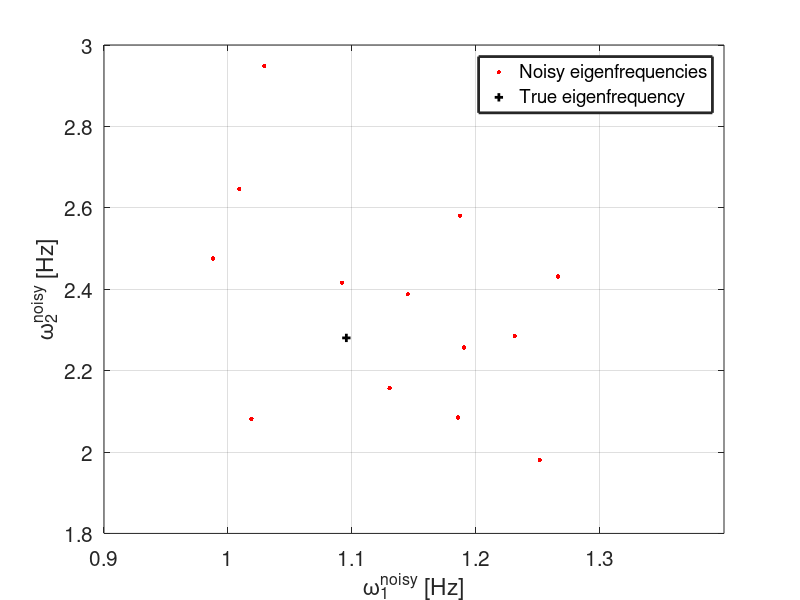

MATLAB code for this plot: (Note: this script raises an error after producing the figure.)
%% Toy Problem: 2D Coupled spring-mass system
%
%%%%%%%%%%%%%%%%%%%%%%%%%%%%%%%%%%%%%%%%%%%%%%%%%%%%%%%%%%%%%%%%%%%%%%%%%%%
% 
% Reference: http://farside.ph.utexas.edu/teaching/336k/Newtonhtml/
% node100.html
%
%%%%%%%%%%%%%%%%%%%%%%%%%%%%%%%%%%%%%%%%%%%%%%%%%%%%%%%%%%%%%%%%%%%%%%%%%%%
% 
% We have a coupled oscillator configuration: spring > mass > spring > mass >
% spring.
% 
% Eigenfrequencies: sqrt(k./m), sqrt((k + 2.*k_12)./m)
% Hence, theoretical eigenfrequencies = 1.0954 Hz, 2.2804 Hz
%
% Input data: 
% Primary spring stiffness, k = 0.6 N/m; 
% Secondary spring stiffness, k_12 = 1 N/m; 
% Mass, m = 0.5 kg
%
% In this online Bayesian Model Updating problem,we assume we have a stream
% of measurements coming at every arbitrary time-step. This stream of
% consists of 15 inidividual measurements with different number of
% measurements obtained at each time-step. In this problem, 15 measurements
% are obtained over the course of 5 time-steps and are distributed as:
% [3,4,5,1,2].
%
% Here, Bayesian Model Updating is performed via the SEMC sampler.
%
%% Define the parameters and random variables:

m = 0.5;  % Mass of the blocks in [kg]
k = 0.6;  % Stiffness of primary spring [N/m]
k_12 = 1; % Stiffness of secondary spring [N/m]

%% Define the model:

% Define model for the first eigenfrequency:
model_1 = @(x) sqrt(x(:,2)./x(:,1));

% Define model for the second eigenfrequency:
model_2 = @(x) sqrt((x(:,2) + 2.*x(:,3))./x(:,1));

%% Generate noisy measurements of Eigenfrequencies:

% Define the stochastic noise term for eigenfrequency 1:
noise_1 = 0.1*model_1([m,k])*randn(15,1);

% Define the stochastic noise term for eigenfrequency 2:
noise_2 = 0.1*model_2([m,k,k_12])*randn(15,1);

% Define the "noisy" measurements:
measurements = [model_1([m,k]), model_2([m,k,k_12])] + [noise_1, noise_2];

% To plot the 2D scatter plot of the measurements:
figure;
hold on; box on; grid on
scatter(measurements(:,1), measurements(:,2), 10, 'r', 'filled');
plot(model_1([m,k]), model_2([m,k,k_12]), 'k +','LineWidth', 2);
xlabel('\omega_1^{noisy} [Hz]')
ylabel('\omega_2^{noisy} [Hz]')
xlim([0.9 1.4])
legend('Noisy eigenfrequencies', 'True eigenfrequency','LineWidth',2)
set(gca, 'fontsize', 15)
hold off

%% Define the Prior:

lowerBound = [0.01, 1e-05]; upperBound = [4, 1]; 

% Prior PDF of k: 
priorPDF_k = @(x) unifpdf(x, lowerBound(1), upperBound(1)); 

% Prior PDF of k_12: 
priorPDF_k12 = @(x) unifpdf(x, lowerBound(1), upperBound(1)); 

% Prior PDF of sigma_1 (standard deviation of f1): 
priorPDF_sigma1 = @(x) unifpdf(x, lowerBound(2), upperBound(2)); 

% Prior PDF of sigma_2 (standard deviation of f2): 
priorPDF_sigma2 = @(x) unifpdf(x, lowerBound(2), upperBound(2)); 

% Define the overall prior PDF:
prior_pdf = @(x) priorPDF_k(x(:,1)).*priorPDF_k12(x(:,2)).*...
                 priorPDF_sigma1(x(:,3)).*priorPDF_sigma2(x(:,4)); 

prior_rnd = @(N) [unifrnd(lowerBound(1), upperBound(1), N, 1),...
                  unifrnd(lowerBound(1), upperBound(1), N, 1),...
                  unifrnd(lowerBound(2), upperBound(2), N, 1),...
                  unifrnd(lowerBound(2), upperBound(2), N, 1)]; 
              
%% Define the Log-likelihood function:
% x: vector of epistemic parameters;
% mea: measurement vector for the eigenfrequencies;
% mod1: model output from model_1;
% mod2: model output from model_2;

logL = @(x, measurements) - 0.5 .* (1./x(:,3)).^2 .*(measurements(:,1) - model_1([m,x(:,1)]))' *...
                                      (measurements(:,1) - model_1([m,x(:,1)])) -...
                                       length(mea).*log(sqrt(2*pi).*x(:,3)) +...
                          - 0.5 .* (1./x(:,4)).^2 .*(measurements(:,2) - model_2([m, x(:,1), x(:,2)]))' *...
                                      (measurements(:,2) - model_2([m, x(:,1), x(:,2)])) -...
                                       length(mea).*log(sqrt(2*pi).*x(:,4));

%% Define the likelihood function cell array
% This is to indicate measurements obtained separately at different
% time-step.

% 15 measurements are obtained over the course of 5 time-steps and are 
% distributed according to: [3,4,5,1,2].

% To create a cell array of Likelihood functions:
logl{1} = @(x) logL(x, measurements(1:3,:));
logl{2} = @(x) logL(x, measurements(4:7,:));
logl{3} = @(x) logL(x, measurements(8:12,:));
logl{4} = @(x) logL(x, measurements(13,:));
logl{5} = @(x) logL(x, measurements(14:end,:));

%% Perform Online Sequential Bayesian Updating:

% Initialise:
Nsamples = 1000;

% Start SEMC sampler:
tic;
SEMC = SEMCsampler('nsamples',Nsamples,'loglikelihoods',logl,...
               'priorpdf',prior_pdf,'priorrnd',prior_rnd,'burnin',0);
semc_samples = SEMC.samples;
semc_allsamples = SEMC.allsamples;
timeSEMC = toc;
fprintf('Time elapsed is for the TMCMC sampler: %f \n',timeSEMC)

%% Plot the combined Scatterplot matrix:

Posterior_SEMC = SEMC.allsamples;

for t = 1:length(logl)+1
figure();
[~,ax1] = plotmatrix(Posterior_SEMC(:,:,t));
for i=1:4
    ax1(i,1).FontSize = 16; 
    ax1(4,i).FontSize = 16; 
end
ax1(1,1).YLim = [-0.3, 2.7]; ax1(2,1).YLim = [-0.3, 2.3]; 
ax1(3,1).YLim = [-0.15, 1.15]; ax1(4,1).YLim = [-0.15,1.15]; 
ax1(4,1).XLim = [-0.3, 2.7]; ax1(4,2).XLim = [-0.3, 2.3]; 
ax1(4,3).XLim = [-0.15, 1.15]; ax1(4,4).XLim = [-0.15,1.15]; 

ylabel(ax1(1,1),'k [N/m]'); ylabel(ax1(2,1),'k_{12} [N/m]');
ylabel(ax1(3,1),'\sigma_1 [Hz]'); ylabel(ax1(4,1),'\sigma_2 [Hz]');
xlabel(ax1(4,1),'k [N/m]'); xlabel(ax1(4,2),'k_{12} [N/m]');
xlabel(ax1(4,3),'\sigma_1 [Hz]'); xlabel(ax1(4,4),'\sigma_2 [Hz]');
title(sprintf('TMCMC Posterior at Time-step = %2d \n', t-1))
set(gca,'FontSize',16)

end

%% Report the statistics of the final Posterior:

fprintf('Estimation of k via TMCMC: %4.2f; standard deviation: %4.2f; COV: %3.2f%% \n',...
mean(semc_samples(:,1)), std(semc_samples(:,1)), (std(semc_samples(:,1))/mean(semc_samples(:,1)))*100)
fprintf('Estimation of k12 via TMCMC: %4.2f; standard deviation: %4.2f; COV: %3.2f%% \n',...
mean(semc_samples(:,2)), std(semc_samples(:,2)), (std(semc_samples(:,2))/mean(semc_samples(:,2)))*100)
fprintf('Estimation of sigma_1 via TMCMC: %4.2f; standard deviation: %4.2f; COV: %3.2f%% \n',...
mean(semc_samples(:,3)), std(semc_samples(:,3)), (std(semc_samples(:,3))/mean(semc_samples(:,3)))*100)
fprintf('Estimation of sigma_2 via TMCMC: %4.2f; standard deviation: %4.2f; COV: %3.2f%% \n',...
mean(semc_samples(:,4)), std(semc_samples(:,4)), (std(semc_samples(:,4))/mean(semc_samples(:,4)))*100)

%% Model Update

update_model_1 = @(x) sqrt(x./m);
update_model_2 = @(x) sqrt((x(:,1) + 2.*x(:,2))./m);

figure;
hold on; box on; grid on
scatter(update_model_1(semc_samples(:,1)),...
update_model_2([semc_samples(:,1),semc_samples(:,2)]), 10, 'b', 'filled')
scatter(measurements(:,1), measurements(:,2), 10, 'r', 'filled');
plot(model_1([m,k]), model_2([m,k,k_12]), 'k +','LineWidth', 2);
xlabel('\omega_1^{noisy} [Hz]')
ylabel('\omega_2^{noisy} [Hz]')
legend('SEMC Model Update','Noisy eigenfrequencies', 'True eigenfrequency','LineWidth',2)
set(gca, 'fontsize', 15)

posterior_mean = zeros(size(semc_allsamples,3),size(semc_allsamples,2));
posterior_std = zeros(size(semc_allsamples,3),size(semc_allsamples,2));
posterior_bounds_k = zeros(size(semc_allsamples,3),2);
posterior_bounds_k12 = zeros(size(semc_allsamples,3),2);

for idx = 1:size(semc_allsamples,3)
posterior_mean(idx,1) = mean(semc_allsamples(:,1,idx));
posterior_mean(idx,2) = mean(semc_allsamples(:,2,idx));

posterior_std(idx,1) = std(semc_allsamples(:,1,idx));
posterior_std(idx,2) = std(semc_allsamples(:,2,idx));

posterior_bounds_k(idx,:) = prctile(semc_allsamples(:,1,idx), [5, 95]);
posterior_bounds_k12(idx,:) = prctile(semc_allsamples(:,2,idx), [5, 95]);
end
posterior_cov = (posterior_std./posterior_mean).*100;

figure;
subplot(1,2,1)
hold on; grid on; box on;
plot([1 size(semc_allsamples,3)], [0.6 0.6], 'k--', 'linewidth', 1)
y_neg_a1 = abs(posterior_mean(:,1) - posterior_bounds_k(:,1)); % error in the negative y-direction
y_pos_a1 = abs(posterior_mean(:,1) - posterior_bounds_k(:,2)); % error in the positive y-direction
errorbar((1:size(semc_allsamples,3))', posterior_mean(:,1), y_neg_a1, y_pos_a1, '-s','MarkerSize',5,...
    'MarkerEdgeColor','blue','MarkerFaceColor','blue', 'linewidth',1);
legend('True value', 'Estimated values', 'linewidth', 2)
xlim([1 size(semc_allsamples,3)])
xlabel('Iteration, j')
ylabel('Primary stiffness, k [N/m]')
set(gca, 'fontsize', 18)

subplot(1,2,2)
hold on; grid on; box on;
plot([1 size(semc_allsamples,3)], [1.0 1.0], 'k--', 'linewidth', 1)
y_neg_b1 = abs(posterior_mean(:,2) - posterior_bounds_k12(:,1)); % error in the negative y-direction
y_pos_b1 = abs(posterior_mean(:,2) - posterior_bounds_k12(:,2)); % error in the positive y-direction
errorbar((1:size(semc_allsamples,3))', posterior_mean(:,2), y_neg_b1, y_pos_b1, '-s','MarkerSize',5,...
    'MarkerEdgeColor','blue','MarkerFaceColor','blue', 'linewidth',1);
legend('True value', 'Estimated values', 'linewidth', 2)
xlim([1 size(semc_allsamples,3)])
xlabel('Iteration, j')
ylabel('Secondary stiffness, k_{12} [N/m]')
set(gca, 'fontsize', 18)

%% SEMC Statistics

dim = size(semc_samples,2); % dimensionality of the problem
target_accept = 0.23 + (0.21./dim);

% Plot the acceptance rate values across iterations:
figure;
hold on; box on; grid on;
plot([1 size(semc_allsamples,3)],[target_accept target_accept] , 'c','linewidth', 1.5)
plot([1 size(semc_allsamples,3)],[0.15 0.15] , 'k','linewidth', 1.5)
plot((1:size(semc_allsamples,3)-1)', SEMC.acceptance, '--s','linewidth', 1.5)
plot([1 size(semc_allsamples,3)],[0.5 0.5] , 'k','linewidth', 1.5)
legend('Target acceptance rate', 'Optimum acceptance limits', 'SEMC acceptance rates', 'linewidth', 2)
title('Plot of Acceptance rates')
xlabel('Iteration number, j')
ylabel('Acceptance rate')
xlim([1 5])
set(gca, 'fontsize', 18)

%% Save the data:

save('example_CoupledOscillator_SEMC');
